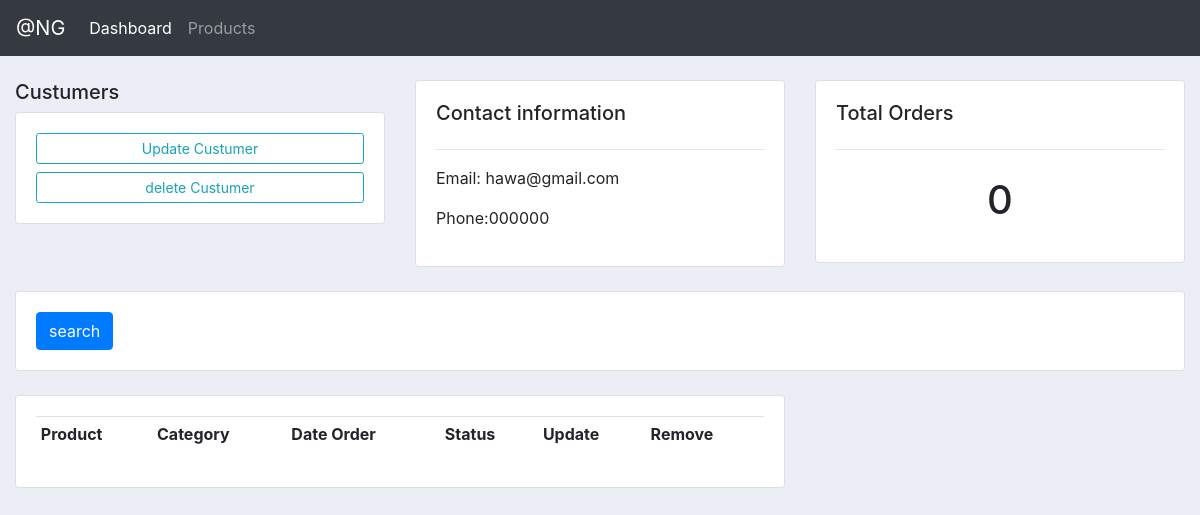
/custumer/1/, run on an earlier commit of the app's database.
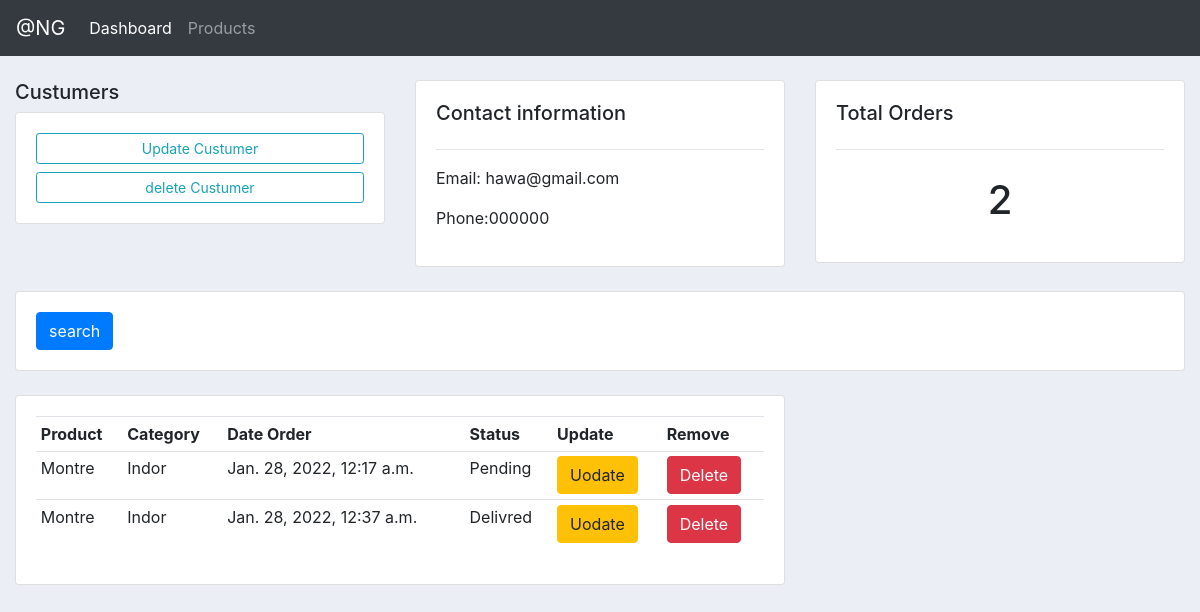
And on a later commit of the database.
### account/models.py (models this page shows, shortened)
class Order(models.Model):
    STATUS = (
        ('Pending', 'Pending'),
            ('out for delivery', 'Out for delivery'),
            ('Delivred', 'Delivred')
        )
    date_created = models.DateTimeField(auto_now_add=True)
    customer = models.ForeignKey(Custumer, on_delete=models.CASCADE, null=True)
    product = models.ForeignKey(Product, on_delete=models.CASCADE, null=True)
    status = models.CharField(max_length = 150, choices=STATUS)

class Product(models.Model):
    CATEGORY = (
        ("Indor", "Indor"),
        ("Out Dor", "Out Door")
    )
    name = models.CharField(max_length = 150, null=True)
    price = models.FloatField(null=True)
    category = models.CharField(max_length = 150, null=True , choices=CATEGORY)
    description = models.CharField(max_length = 150, null=True)
    date_created = models.DateTimeField(auto_now_add=True, null=True)
    def __str__(self):
       return self.name

### account/views.py (the view)
# urls.py: path("custumer/<str:pk>/", views.custumer, name="customer"),
def custumer(request, pk):
    custumer = Custumer.objects.get(id=pk)
    orders = custumer.order_set.all()
    orders_count = orders.count()
    context = {"custumer":custumer, "orders":orders, "orders_count":orders_count}
    return render(request, 'account/custumer.html', context)

### account/templates/account/custumer.html
{% extends "account/base.html" %}
{% block content %}
   <br>
   <div class="row">
        <div class="col-md-4">
                <h5>Custumers</h5>
            <div class="card card-body">
                <a href={% url 'createOrder' custumer.pk %} class="btn btn-outline-info btn-sm btn-block">Update Custumer</a>
                <a href="" class="btn btn-outline-info btn-sm btn-block">delete Custumer</a>
            </div>
        </div>
        <div class="col-md-4">
            <div class="card card-body">
                <h5>Contact information</h5>
                <hr>
                <p>Email: {{ custumer.email}}</p>
                <p>Phone:{{custumer.phone}}</p>
            </div>
        </div>
        <div class="col-md-4">
            <div class="card card-body">
                <h5>Total Orders</h5>
                <hr>
                <h1 style="text-align: center; padding: 10px"> {{orders_count}} </h1>
            </div>
        </div>
   </div>
   <br>
   <div class="row">
        <div class="col">
            <div class="card card-body">
                <form action="" method="get">
                    <button type="submit" class="btn btn-primary">search</button>
                </form>
            </div>
        </div>
   </div>
   <br>
   <div class="row">
       <div class="col-md-8">
            <div class="card card-body">
                <table class="table table-sm">
                    <tr>
                        <th>Product</th>
                        <th>Category</th>
                        <th>Date Order</th>
                        <th>Status</th>
                        <th>Update</th>
                        <th>Remove</th>
                    </tr>
                    {% for order in orders %}
                        <tr>
                            <td>{{ order.product}}</td>
                            <td>{{ order.product.category}}</td>
                            <td>{{ order.date_created}}</td>
                            <td>{{ order.status}}</td>
                             <td><a href={% url 'updateOrder' order.pk %} class="btn btn-warning">Uodate</a></td>
                       <td><a href={% url 'deleteOrder' order.pk %} class="btn btn-danger">Delete</a></td>
                        </tr>
                    {% endfor %}
                </table>
            </div>
       </div>
   </div>
{% endblock content %}

What changed in the data, as far as the page shows it:
added Order: product "Montre", product.category "Indor", date_created "Jan. 28, 2022, 12:17 a.m.", status "Pending"
added Order: product "Montre", product.category "Indor", date_created "Jan. 28, 2022, 12:37 a.m.", status "Delivred"
Also different on the page:
{{ orders_count }}: "0" → "2"
